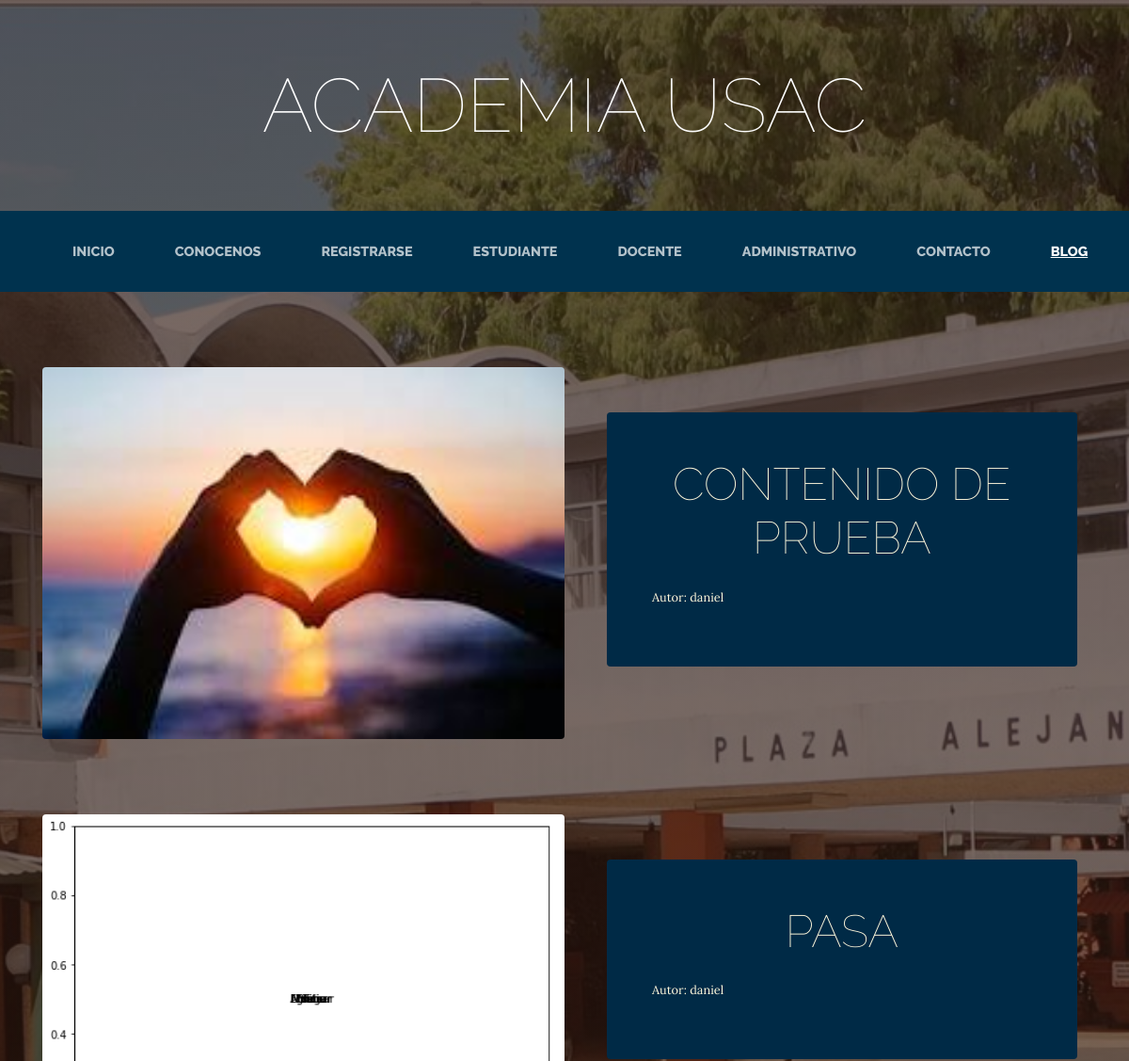
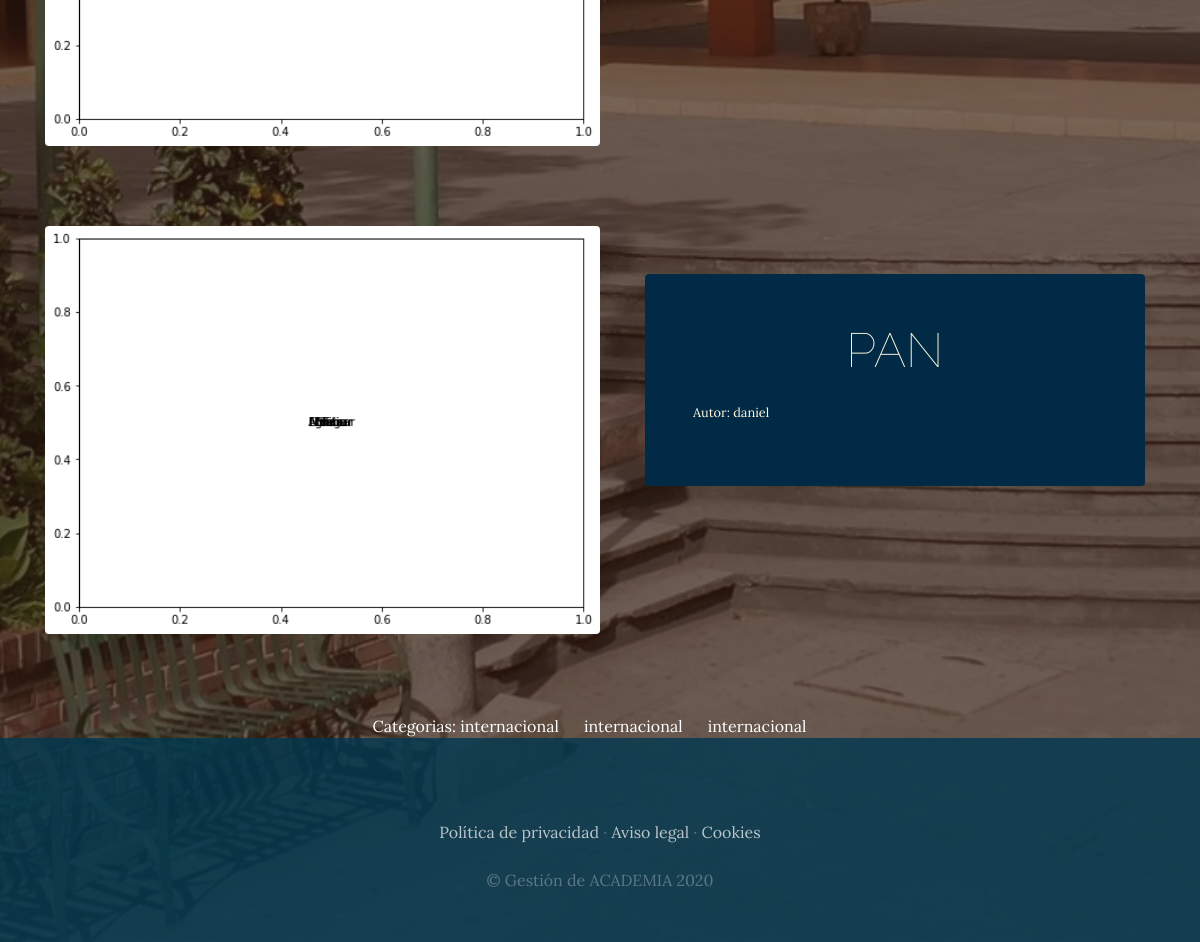
The app's page /blog/categoria/1/ with its own data (2 pictures, top to bottom).
### blog/models.py (models this page shows, shortened)
class Post(models.Model):
    titulo=models.CharField(max_length=50)
    contenido=models.CharField(max_length=1000)
    imagen=models.ImageField(upload_to='blog', null=True, blank=True)
    autor=models.ForeignKey(User, on_delete=models.CASCADE)
    categorias=models.ManyToManyField(Categoria)
    created=models.DateTimeField(auto_now_add=True)
    updated=models.DateTimeField(auto_now_add=True)
    class Meta:
        verbose_name='post'
        verbose_name_plural='posts'

class Categoria(models.Model):
    nombre=models.CharField(max_length=50)
    created=models.DateTimeField(auto_now_add=True)
    updated=models.DateTimeField(auto_now_add=True)
    class Meta:
        verbose_name='categoria'
        verbose_name_plural='categorias'

### blog/views.py (the view)
# urls.py: path('categoria/<int:categoria_id>/', views.categoria, name="categoria")
def categoria(request, categoria_id):
    categoria=Categoria.objects.get(id=categoria_id)
    post=Post.objects.filter(categorias=categoria)
    return render (request, "blog/categoria.html", {'categoria':categoria, "posts": post })

### asignaciondecursos/context_processor.py (called while the page is built)
def importe_total_asignaciondecursos(request):
    total=0
    if request.user.is_authenticated:
        for key, value in request.session["asignaciondecursos"].items():
            total=total+float(value["precio"])
    else:
        total="Debes hacer login"
    return{"importe_total_asignaciondecursos":total}

### blog/templates/blog/categoria.html (shortened to what this page needs)
{% extends "ProyectoWebApp/base.html" %}
{% load static %}
{% block content %}
    {% for post in posts %}
   <section class="page-section clearfix" >
    <div class="container">
      <div class="intro" >
        <img class="intro-img img-fluid mb-3 mb-lg-0 rounded" src="{{post.imagen.url}}" alt="" style="width: 50%;">
        <div class="intro-text left-0 text-center bg-faded p-5 rounded" >
          <h2 class="section-heading mb-4" >
            <span class="section-heading-lower">{{post.contenido}}</span>
          </h2>
          <div style="text-align: left; font-size: 0.8em;">
            Autor: {{post.autor}}
          </div>
        </div>
      </div>
    </div>
  </section>
    {% endfor %}
    <section>
        <div style="width:75%; margin: auto; text-align: center; color: white;">
            Categorias:
            {% for post in posts %}
              {% for categoria in post.categorias.all %}
                  {{categoria.nombre}} &nbsp;&nbsp;&nbsp;&nbsp;
              {% endfor %}
            {% endfor %}
        </div>
    </section>
{% endblock %}

### ProyectoWebApp/static/ProyectoWebApp/css/gestion.css (style rules this page uses)
body { font-family: 'Lora'; background: linear-gradient(rgba(47, 23, 15, 0.65), rgba(47, 23, 15, 0.65)), url("../img/bg_main.jpg"); background-attachment: fixed; background-position: center; background-size: cover; }
h1, h2, h3, h4, h5, h6 { font-family: 'Raleway'; }
.page-section { margin-top: 5rem; margin-bottom: 5rem; }
.section-heading { text-transform: uppercase; }
.section-heading .section-heading-lower { display: block; font-size: 3rem; font-weight: 100; }
.bg-faded { background-color: rgba(255, 255, 255, 0.85); }
.intro { position: relative; }
@media (min-width: 992px) { .intro .intro-img { width: 75%; float: left; } }
@media (min-width: 992px) { .intro .intro-text { left: 600; width: 60%; margin-top: 3rem; background-color: rgb(0, 42, 70); color: cornsilk; position: absolute; } }
@media (min-width: 1200px) { .intro .intro-text { width: 45%; } }

### records on screen
Post: imagen (picture), contenido "CONTENIDO DE PRUEBA", autor "daniel"
Post: imagen (picture), contenido "PASA", autor "daniel"
Post: imagen (picture), contenido "PAN", autor "daniel"
Categoria: nombre "internacional"
